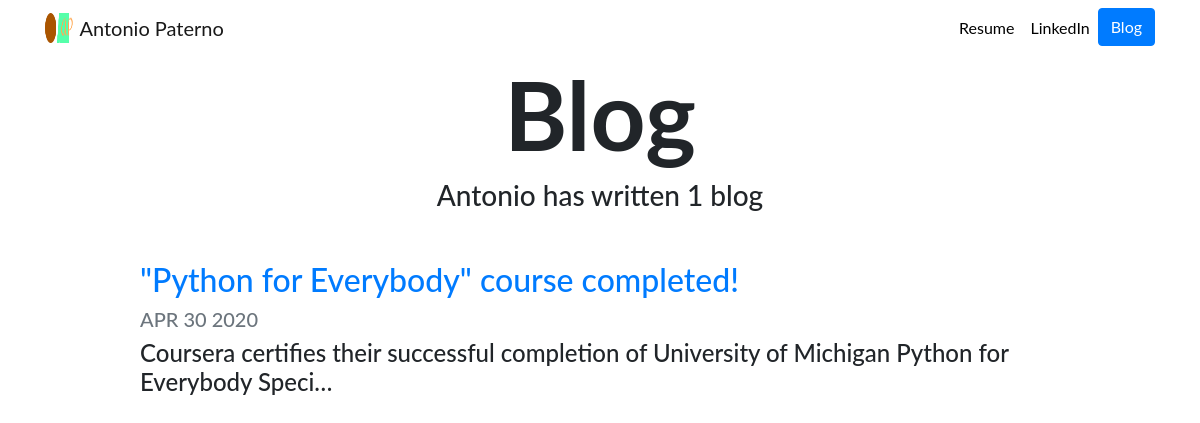
Screenshot of /blog/ with the database file from the repository.
### blog/models.py (models this page shows, shortened)
class Blog(models.Model):
    title = models.CharField(max_length=200)
    description = models.TextField()
    date = models.DateField()

### blog/views.py (the view)
# urls.py: path('', views.all_blogs, name='all_blogs'),
def all_blogs(request):
    blogs = Blog.objects.order_by('-date')
    return render(request, 'blog/all_blogs.html', {'blogs':blogs})

### blog/templates/blog/all_blogs.html
{% extends "portfolio/base.html" %}
{% load static %}
{% block content %}
<h1 id="blogtitle" class="font-weight-bold text-center">Blog</h1>
<h3 class="text-center mb-5">Antonio has written {{ blogs.count }} blog{{ blogs.count|pluralize }}</h3>
{% for blog in blogs %}
<div class="row justify-content-center my-3">
  <div class="col-md-10">
    <a href="{% url 'blog:detail' blog.id %}">
      <h2>{{ blog.title }}</h2>
    </a>
    <h5 class="text-muted">{{ blog.date|date:'M d Y'|upper }}</h5>
    <h4>{{ blog.description|striptags|truncatechars:100 }}</h4>
  </div>
</div>
{% endfor %}
{% endblock %}

### portfolio/static/portfolio/custom.css (style rules this page uses)
body { font-family: 'Lato', sans-serif; }
#blogtitle { font-size: 6rem; }

### rows the page displays
Blog: title "\"Python for Everybody\" course completed!", date "APR 30 2020", description "Coursera certifies their successful completion of University of Michigan Python for Everybody Speci…"

### other values shown
{{ blogs.count }} "1"
